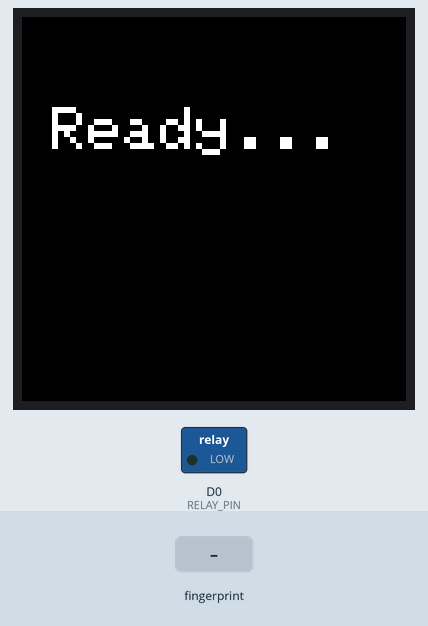
Recording of a sketch running on a simulated ESP8266 (NodeMCU). On the bench: 128×128 colour display, switched loads named in the sketch (green lamp = pin HIGH). The test bench sets the inputs (shaded band). WiFi joins after 1.5 s; servers stay silent unless stated; the Firebase database answers and starts empty; what the sketch prints to the serial monitor is not drawn.

Above: at 4.2 s.
At 5.4 s:
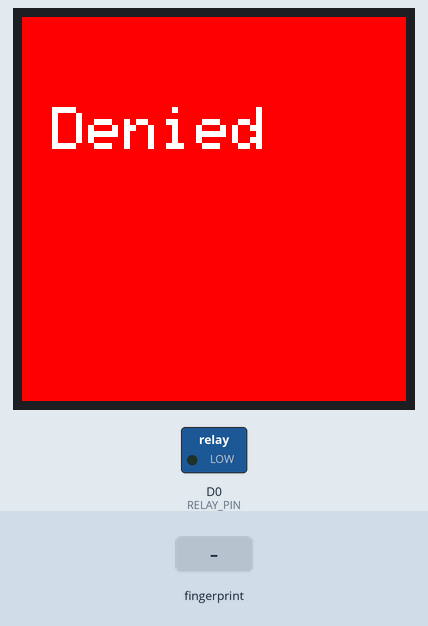
5.5 s: finger stored as number 1 placed on the sensor
At 7.77 s:
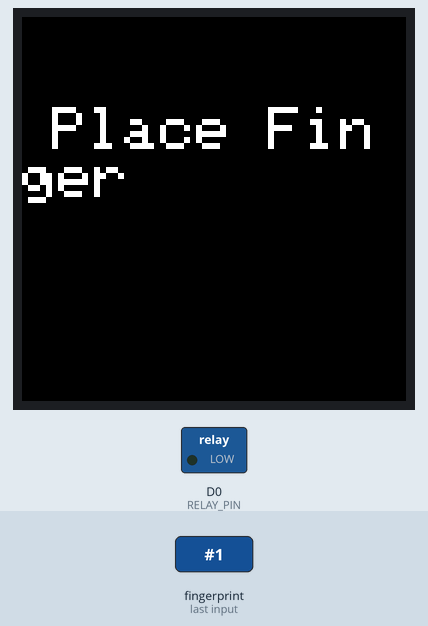
At 9.0 s:
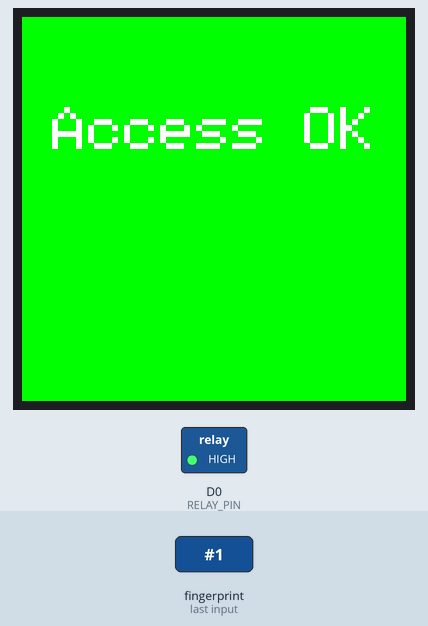
Timing chart, 0 to 14.5 s (numbered marks = the images above; inputs shaded):
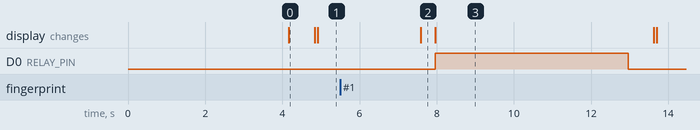

Measured:
- after the input at 5.5 s, D0 (RELAY_PIN): LOW → HIGH after 2.5 s, → LOW 5.0 s later
- what the display in image 0 shows lasts 0.6 s, from 4.2 s to 4.8 s

The sketch:

Fingerprint_unlock_door.ino
```cpp
#include <Adafruit_Fingerprint.h>
#include <SoftwareSerial.h>
#include <Adafruit_GFX.h>
#include <Adafruit_ST7735.h>
#include <ESP8266WiFi.h>
#include <FirebaseESP8266.h>

// WiFi credentials
#define WIFI_SSID "HUWAI Y5"
#define WIFI_PASSWORD "12345678"

// Firebase credentials
#define FIREBASE_HOST "flicknestfirebase-default-rtdb.asia-southeast1.firebasedatabase.app"
#define FIREBASE_AUTH "V9RtIPyVlbMyLzWzVgDowuBP1Hb2wixZGTWr2Coz"

// Firebase and WiFi objects
FirebaseData firebaseData;
FirebaseAuth auth;
FirebaseConfig config;

// TFT Display pins for ESP8266
#define TFT_CS   15  // GPIO15 (D8)
#define TFT_DC   2   // GPIO2  (D4)
#define TFT_RST  0   // GPIO0  (D3)  - or you can tie this to 3.3V if not used

// Initialize TFT Display object (hardware SPI used by ESP8266)
Adafruit_ST7735 tft = Adafruit_ST7735(TFT_CS, TFT_DC, TFT_RST);

// Fingerprint Sensor setup using SoftwareSerial
// Connect sensor TX to ESP8266 RX (GPIO4) and sensor RX to ESP8266 TX (GPIO5)
// IMPORTANT: If sensor operates at 5V, use a voltage divider on the sensor TX line.
SoftwareSerial fingerSerial(4, 5); // (RX, TX)
Adafruit_Fingerprint finger = Adafruit_Fingerprint(&fingerSerial);

// Relay pin controlling the magnetic door lock
#define RELAY_PIN D0  // GPIO12 (D6)

void setup() {
  // Initialize Serial monitor for debugging
  Serial.begin(9600);
  delay(1000);

  // Initialize SoftwareSerial for fingerprint sensor
  fingerSerial.begin(57600);
  finger.begin(57600);

    // Connect to WiFi
  WiFi.begin(WIFI_SSID, WIFI_PASSWORD);
  Serial.print("Connecting to WiFi");
  while (WiFi.status() != WL_CONNECTED) {
    Serial.print(".");
    delay(1000);
  }
  Serial.println("\nConnected to WiFi!");

  // Print Wi-Fi signal strength
  Serial.print("WiFi Signal Strength: ");
  Serial.println(WiFi.RSSI());

  // Configure Firebase
  config.host = FIREBASE_HOST;
  config.signer.tokens.legacy_token = FIREBASE_AUTH;

  // Initialize Firebase
  Firebase.begin(&config, &auth);
  Firebase.reconnectWiFi(true);

  // Setup relay pin
  pinMode(RELAY_PIN, OUTPUT);
  digitalWrite(RELAY_PIN, LOW);  // Start with door locked

  // Initialize TFT Display
  tft.initR(INITR_144GREENTAB);  // Try INITR_144GREENTAB; if colors are off, try INITR_BLACKTAB or INITR_GREENTAB
  tft.fillScreen(ST7735_BLACK);
  tft.setTextColor(ST7735_WHITE);
  tft.setTextSize(2);

  // Check for fingerprint sensor connection
  if (finger.verifyPassword()) {
    Serial.println("Fingerprint sensor found!");
    tft.setCursor(10, 30);
    tft.print("Ready...");
  } else {
    Serial.println("Fingerprint sensor not found!");
    tft.setCursor(10, 30);
    tft.print("Sensor Error");
    while (1);  // Stop further execution
  }
}

void loop() {
    Serial.println("\nChecking Firebase for updates...");

  // Fetch bulb status from Firebase
  if (Firebase.get(firebaseData, "/symbols/sym_001/state")) {
    Serial.print("Firebase Data Type: ");
    Serial.println(firebaseData.dataType());

    // Verify if data type is boolean
    if (firebaseData.dataType() == "boolean") {
      bool bulbState = firebaseData.boolData();
      digitalWrite(RELAY_PIN, bulbState ? HIGH : LOW);
      Serial.print("Bulb Status Updated: ");
      Serial.println(bulbState ? "ON" : "OFF");

        if (bulbState == HIGH) {
    tft.fillScreen(ST7735_GREEN);
    tft.setCursor(10, 30);
    tft.print("Access OK via Band");}
    }
    // If it's not boolean, print the value received
    else {
      Serial.print("Unexpected data type! Received: ");
      Serial.println(firebaseData.stringData());  // Print as string for debugging
    }
  }
  // If Firebase read fails, print error
  else {
    Serial.println("Failed to get data from Firebase!");
    Serial.print("Error: ");
    Serial.println(firebaseData.errorReason());
  }

  delay(500); // Check for updates every 2 seconds

  // Clear display and prompt for a fingerprint
  tft.fillScreen(ST7735_BLACK);
  tft.setCursor(10, 30);
  tft.print("Place Finger");
  Serial.println("Waiting for fingerprint...");

  int fingerprintID = getFingerprintID();
  if (fingerprintID > 0) {
    // Valid fingerprint recognized
    Serial.println("Access Granted!");
    tft.fillScreen(ST7735_GREEN);
    tft.setCursor(10, 30);
    tft.print("Access OK");

    // Activate relay to unlock the door (adjust HIGH/LOW if your relay is active LOW)
    digitalWrite(RELAY_PIN, HIGH);
    delay(5000);  // Keep the door unlocked for 5 seconds
    digitalWrite(RELAY_PIN, LOW);
  } else {
    // Fingerprint not recognized
    Serial.println("Access Denied!");
    tft.fillScreen(ST7735_RED);
    tft.setCursor(10, 30);
    tft.print("Denied");
    delay(2000);
  }
}

// Function to capture and search for a fingerprint
int getFingerprintID() {
  // Wait for a finger to be placed on the sensor
  if (finger.getImage() != FINGERPRINT_OK) return -1;
  if (finger.image2Tz() != FINGERPRINT_OK) return -1;
  if (finger.fingerFastSearch() != FINGERPRINT_OK) return -1;

  // Return the found fingerprint ID
  return finger.fingerID;
}
```
